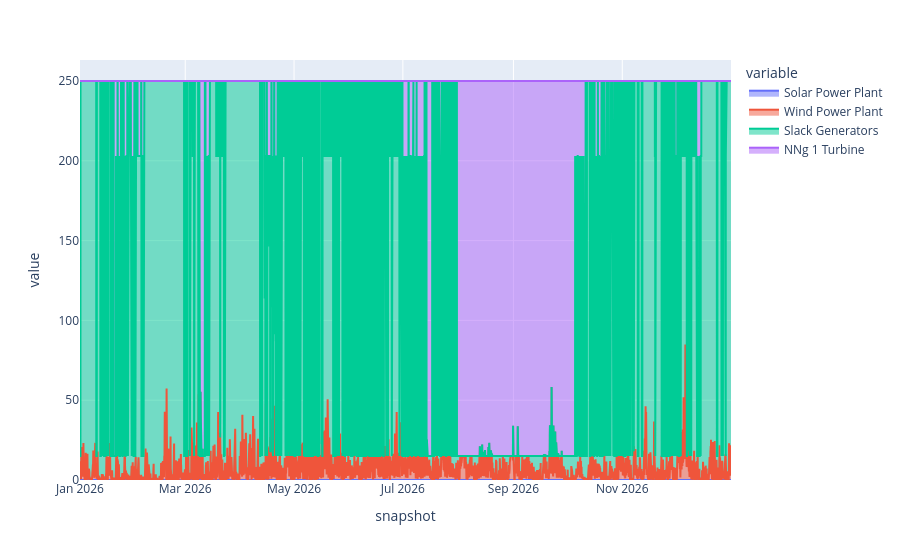

Notebook code for this chart:
### Code cell
import pandas as pd
pd.options.plotting.backend = 'plotly'


generators = pd.concat(
    [
        n.generators.dynamic.p[['Solar Power Plant', 'Wind Power Plant', 'Slack Generators']],
        -n.processes.dynamic.p2['NNg 1 Turbine'],
    ],
    axis=1,
)
generators.plot.area()

### Figure 1 — Plotly figure (JSON) as saved in the notebook; plotly's stock layout.template omitted (floating-point values rounded to 4 significant figures; data arrays with more than 128 entries replaced by an {"elided": "..."} marker saying what was removed)
{"data": [{"fillpattern": {"shape": ""}, "hovertemplate": "variable=Solar Power Plant<br>snapshot=%{x}<br>value=%{y}<extra></extra>", "legendgroup": "Solar Power Plant", "line": {"color": "#636efa"}, "marker": {"symbol": "circle"}, "mode": "lines", "name": "Solar Power Plant", "orientation": "v", "showlegend": true, "stackgroup": "1", "type": "scatter", "x": {"elided": "8760 str values"}, "xaxis": "x", "y": {"elided": "8760 float values"}, "yaxis": "y"}, {"fillpattern": {"shape": ""}, "hovertemplate": "variable=Wind Power Plant<br>snapshot=%{x}<br>value=%{y}<extra></extra>", "legendgroup": "Wind Power Plant", "line": {"color": "#EF553B"}, "marker": {"symbol": "circle"}, "mode": "lines", "name": "Wind Power Plant", "orientation": "v", "showlegend": true, "stackgroup": "1", "type": "scatter", "x": {"elided": "8760 str values"}, "xaxis": "x", "y": {"elided": "8760 float values"}, "yaxis": "y"}, {"fillpattern": {"shape": ""}, "hovertemplate": "variable=Slack Generators<br>snapshot=%{x}<br>value=%{y}<extra></extra>", "legendgroup": "Slack Generators", "line": {"color": "#00cc96"}, "marker": {"symbol": "circle"}, "mode": "lines", "name": "Slack Generators", "orientation": "v", "showlegend": true, "stackgroup": "1", "type": "scatter", "x": {"elided": "8760 str values"}, "xaxis": "x", "y": {"elided": "8760 float values"}, "yaxis": "y"}, {"fillpattern": {"shape": ""}, "hovertemplate": "variable=NNg 1 Turbine<br>snapshot=%{x}<br>value=%{y}<extra></extra>", "legendgroup": "NNg 1 Turbine", "line": {"color": "#ab63fa"}, "marker": {"symbol": "circle"}, "mode": "lines", "name": "NNg 1 Turbine", "orientation": "v", "showlegend": true, "stackgroup": "1", "type": "scatter", "x": {"elided": "8760 str values"}, "xaxis": "x", "y": {"elided": "8760 float values"}, "yaxis": "y"}], "layout": {"legend": {"title": {"text": "variable"}, "tracegroupgap": 0}, "margin": {"t": 60}, "xaxis": {"anchor": "y", "domain": [0, 1], "title": {"text": "snapshot"}}, "yaxis": {"anchor": "x", "domain": [0, 1], "title": {"text": "value"}}}}
